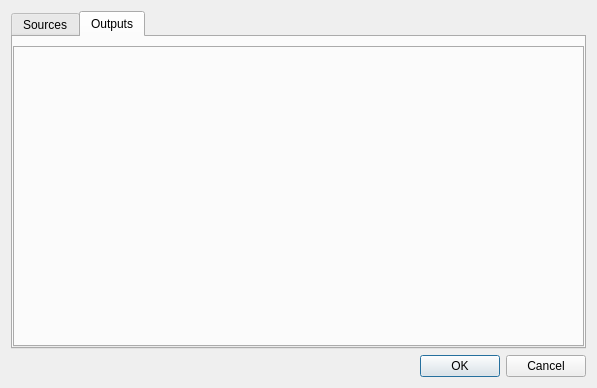
<?xml version="1.0" encoding="UTF-8"?>
<ui version="4.0">
 <class>PlanConfigDialog</class>
 <widget class="QDialog" name="PlanConfigDialog">
  <property name="geometry">
   <rect>
    <x>0</x>
    <y>0</y>
    <width>597</width>
    <height>388</height>
   </rect>
  </property>
  <property name="windowTitle">
   <string>Plan Options</string>
  </property>
  <layout class="QVBoxLayout" name="verticalLayout">
   <item>
    <widget class="QTabWidget" name="topTabWidget">
     <property name="currentIndex">
      <number>1</number>
     </property>
     <widget class="QWidget" name="sourcesPage">
      <attribute name="title">
       <string>Sources</string>
      </attribute>
      <layout class="QVBoxLayout" name="verticalLayout_2">
       <property name="leftMargin">
        <number>0</number>
       </property>
       <property name="rightMargin">
        <number>0</number>
       </property>
       <property name="bottomMargin">
        <number>0</number>
       </property>
       <item>
        <widget class="QTabWidget" name="sourcesTabWidget"/>
       </item>
      </layout>
     </widget>
     <widget class="QWidget" name="outputsPage">
      <attribute name="title">
       <string>Outputs</string>
      </attribute>
      <layout class="QVBoxLayout" name="verticalLayout_3">
       <property name="leftMargin">
        <number>0</number>
       </property>
       <property name="rightMargin">
        <number>0</number>
       </property>
       <property name="bottomMargin">
        <number>0</number>
       </property>
       <item>
        <widget class="QTabWidget" name="outputsTabWidget"/>
       </item>
      </layout>
     </widget>
    </widget>
   </item>
   <item>
    <widget class="QDialogButtonBox" name="buttonBox">
     <property name="orientation">
      <enum>Qt::Horizontal</enum>
     </property>
     <property name="standardButtons">
      <set>QDialogButtonBox::Cancel|QDialogButtonBox::Ok</set>
     </property>
    </widget>
   </item>
  </layout>
 </widget>
 <resources/>
 <connections>
  <connection>
   <sender>buttonBox</sender>
   <signal>accepted()</signal>
   <receiver>PlanConfigDialog</receiver>
   <slot>accept()</slot>
   <hints>
    <hint type="sourcelabel">
     <x>248</x>
     <y>254</y>
    </hint>
    <hint type="destinationlabel">
     <x>157</x>
     <y>274</y>
    </hint>
   </hints>
  </connection>
  <connection>
   <sender>buttonBox</sender>
   <signal>rejected()</signal>
   <receiver>PlanConfigDialog</receiver>
   <slot>reject()</slot>
   <hints>
    <hint type="sourcelabel">
     <x>316</x>
     <y>260</y>
    </hint>
    <hint type="destinationlabel">
     <x>286</x>
     <y>274</y>
    </hint>
   </hints>
  </connection>
 </connections>
</ui>
